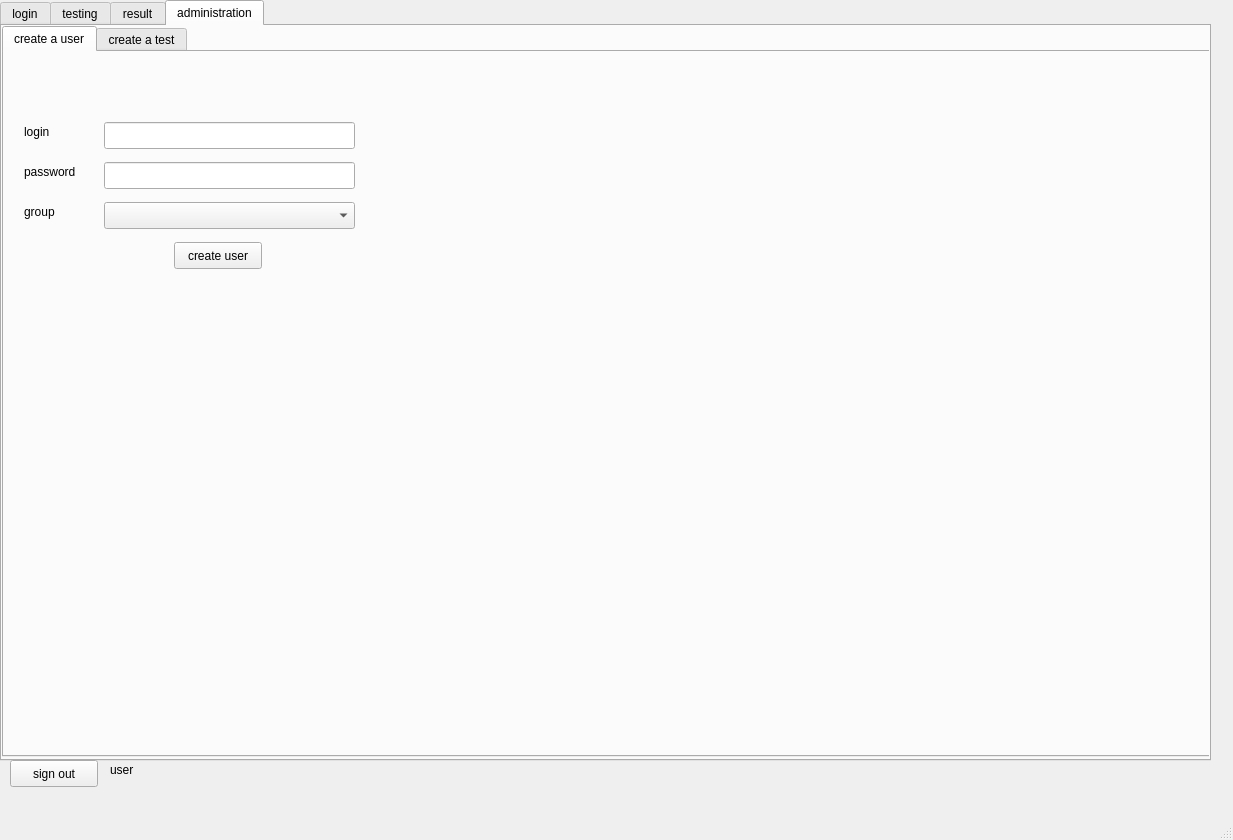
<?xml version="1.0" encoding="UTF-8"?>
<ui version="4.0">
 <class>testing</class>
 <widget class="QMainWindow" name="testing">
  <property name="geometry">
   <rect>
    <x>0</x>
    <y>0</y>
    <width>1233</width>
    <height>840</height>
   </rect>
  </property>
  <property name="windowTitle">
   <string>MainWindow</string>
  </property>
  <widget class="QWidget" name="centralwidget">
   <widget class="QTabWidget" name="testing_tabWidget">
    <property name="geometry">
     <rect>
      <x>0</x>
      <y>0</y>
      <width>1211</width>
      <height>761</height>
     </rect>
    </property>
    <property name="currentIndex">
     <number>3</number>
    </property>
    <widget class="QWidget" name="login_tab">
     <attribute name="title">
      <string>login</string>
     </attribute>
     <widget class="QLabel" name="login_label">
      <property name="geometry">
       <rect>
        <x>140</x>
        <y>150</y>
        <width>67</width>
        <height>17</height>
       </rect>
      </property>
      <property name="text">
       <string>login</string>
      </property>
     </widget>
     <widget class="QLabel" name="password_label">
      <property name="geometry">
       <rect>
        <x>140</x>
        <y>180</y>
        <width>67</width>
        <height>17</height>
       </rect>
      </property>
      <property name="text">
       <string>password</string>
      </property>
     </widget>
     <widget class="QLineEdit" name="login_lineEdit">
      <property name="geometry">
       <rect>
        <x>230</x>
        <y>150</y>
        <width>171</width>
        <height>25</height>
       </rect>
      </property>
     </widget>
     <widget class="QLineEdit" name="password_lineEdit">
      <property name="geometry">
       <rect>
        <x>230</x>
        <y>180</y>
        <width>171</width>
        <height>25</height>
       </rect>
      </property>
     </widget>
     <widget class="QPushButton" name="sig_in_pushButton">
      <property name="geometry">
       <rect>
        <x>260</x>
        <y>220</y>
        <width>89</width>
        <height>25</height>
       </rect>
      </property>
      <property name="text">
       <string>sig in</string>
      </property>
     </widget>
    </widget>
    <widget class="QWidget" name="testing_tab">
     <attribute name="title">
      <string>testing</string>
     </attribute>
     <widget class="QLabel" name="question_label">
      <property name="geometry">
       <rect>
        <x>20</x>
        <y>130</y>
        <width>1151</width>
        <height>81</height>
       </rect>
      </property>
      <property name="text">
       <string>Question</string>
      </property>
     </widget>
     <widget class="QLabel" name="answer1_label">
      <property name="geometry">
       <rect>
        <x>20</x>
        <y>230</y>
        <width>841</width>
        <height>19</height>
       </rect>
      </property>
      <property name="text">
       <string>answer1</string>
      </property>
     </widget>
     <widget class="QLabel" name="answer2_label">
      <property name="geometry">
       <rect>
        <x>20</x>
        <y>260</y>
        <width>841</width>
        <height>19</height>
       </rect>
      </property>
      <property name="text">
       <string>answer2</string>
      </property>
     </widget>
     <widget class="QLabel" name="answer3_label">
      <property name="geometry">
       <rect>
        <x>20</x>
        <y>290</y>
        <width>841</width>
        <height>17</height>
       </rect>
      </property>
      <property name="text">
       <string>answer3</string>
      </property>
     </widget>
     <widget class="QLabel" name="answer4_label">
      <property name="geometry">
       <rect>
        <x>20</x>
        <y>320</y>
        <width>841</width>
        <height>19</height>
       </rect>
      </property>
      <property name="text">
       <string>answer4</string>
      </property>
     </widget>
     <widget class="QCheckBox" name="answer1_checkBox">
      <property name="geometry">
       <rect>
        <x>880</x>
        <y>230</y>
        <width>92</width>
        <height>25</height>
       </rect>
      </property>
      <property name="text">
       <string/>
      </property>
     </widget>
     <widget class="QCheckBox" name="answer2_checkBox">
      <property name="geometry">
       <rect>
        <x>880</x>
        <y>260</y>
        <width>92</width>
        <height>25</height>
       </rect>
      </property>
      <property name="text">
       <string/>
      </property>
     </widget>
     <widget class="QCheckBox" name="answer3_checkBox">
      <property name="geometry">
       <rect>
        <x>880</x>
        <y>290</y>
        <width>92</width>
        <height>25</height>
       </rect>
      </property>
      <property name="text">
       <string/>
      </property>
     </widget>
     <widget class="QCheckBox" name="answer4_checkBox">
      <property name="geometry">
       <rect>
        <x>880</x>
        <y>320</y>
        <width>92</width>
        <height>25</height>
       </rect>
      </property>
      <property name="text">
       <string/>
      </property>
     </widget>
     <widget class="QPushButton" name="answer_pushButton">
      <property name="geometry">
       <rect>
        <x>880</x>
        <y>360</y>
        <width>88</width>
        <height>27</height>
       </rect>
      </property>
      <property name="text">
       <string>answer</string>
      </property>
     </widget>
     <widget class="QComboBox" name="select_test_for_testing_comboBox">
      <property name="geometry">
       <rect>
        <x>20</x>
        <y>60</y>
        <width>371</width>
        <height>27</height>
       </rect>
      </property>
     </widget>
     <widget class="QPushButton" name="select_select_test_for_testing_pushButton">
      <property name="geometry">
       <rect>
        <x>400</x>
        <y>60</y>
        <width>88</width>
        <height>27</height>
       </rect>
      </property>
      <property name="text">
       <string>select test</string>
      </property>
     </widget>
     <widget class="QLabel" name="result_label">
      <property name="geometry">
       <rect>
        <x>0</x>
        <y>680</y>
        <width>67</width>
        <height>19</height>
       </rect>
      </property>
      <property name="text">
       <string>result</string>
      </property>
     </widget>
    </widget>
    <widget class="QWidget" name="result_tab">
     <attribute name="title">
      <string>result</string>
     </attribute>
    </widget>
    <widget class="QWidget" name="admin_tab">
     <attribute name="title">
      <string>administration</string>
     </attribute>
     <widget class="QTabWidget" name="administration_tabWidget">
      <property name="geometry">
       <rect>
        <x>0</x>
        <y>0</y>
        <width>1211</width>
        <height>731</height>
       </rect>
      </property>
      <property name="currentIndex">
       <number>0</number>
      </property>
      <widget class="QWidget" name="create_user_tab">
       <attribute name="title">
        <string>create a user</string>
       </attribute>
       <widget class="QPushButton" name="pushButton">
        <property name="geometry">
         <rect>
          <x>170</x>
          <y>190</y>
          <width>88</width>
          <height>27</height>
         </rect>
        </property>
        <property name="text">
         <string>create user</string>
        </property>
       </widget>
       <widget class="QLineEdit" name="login_new_lineEdit">
        <property name="geometry">
         <rect>
          <x>100</x>
          <y>70</y>
          <width>251</width>
          <height>27</height>
         </rect>
        </property>
       </widget>
       <widget class="QLineEdit" name="password_new_lineEdit">
        <property name="geometry">
         <rect>
          <x>100</x>
          <y>110</y>
          <width>251</width>
          <height>27</height>
         </rect>
        </property>
       </widget>
       <widget class="QLabel" name="login_new_label">
        <property name="geometry">
         <rect>
          <x>20</x>
          <y>70</y>
          <width>121</width>
          <height>19</height>
         </rect>
        </property>
        <property name="text">
         <string>login</string>
        </property>
       </widget>
       <widget class="QLabel" name="password_new_label">
        <property name="geometry">
         <rect>
          <x>20</x>
          <y>110</y>
          <width>111</width>
          <height>19</height>
         </rect>
        </property>
        <property name="text">
         <string>password</string>
        </property>
       </widget>
       <widget class="QComboBox" name="comboBox">
        <property name="geometry">
         <rect>
          <x>100</x>
          <y>150</y>
          <width>251</width>
          <height>27</height>
         </rect>
        </property>
       </widget>
       <widget class="QLabel" name="group_user_new_label">
        <property name="geometry">
         <rect>
          <x>20</x>
          <y>150</y>
          <width>67</width>
          <height>19</height>
         </rect>
        </property>
        <property name="text">
         <string>group</string>
        </property>
       </widget>
      </widget>
      <widget class="QWidget" name="create_test_tab">
       <attribute name="title">
        <string>create a test</string>
       </attribute>
       <widget class="QLineEdit" name="create_test_lineEdit">
        <property name="geometry">
         <rect>
          <x>100</x>
          <y>30</y>
          <width>1081</width>
          <height>27</height>
         </rect>
        </property>
       </widget>
       <widget class="QPushButton" name="create_test_pushButton">
        <property name="geometry">
         <rect>
          <x>10</x>
          <y>30</y>
          <width>88</width>
          <height>27</height>
         </rect>
        </property>
        <property name="text">
         <string>create a test</string>
        </property>
       </widget>
       <widget class="QComboBox" name="select_test_for_create_comboBox">
        <property name="geometry">
         <rect>
          <x>100</x>
          <y>120</y>
          <width>1081</width>
          <height>27</height>
         </rect>
        </property>
       </widget>
       <widget class="QPushButton" name="selec_test_for_create_pushButton">
        <property name="geometry">
         <rect>
          <x>10</x>
          <y>120</y>
          <width>88</width>
          <height>27</height>
         </rect>
        </property>
        <property name="text">
         <string>select test</string>
        </property>
       </widget>
       <widget class="QLineEdit" name="lineEdit">
        <property name="geometry">
         <rect>
          <x>100</x>
          <y>170</y>
          <width>1081</width>
          <height>27</height>
         </rect>
        </property>
       </widget>
       <widget class="QLineEdit" name="lineEdit_2">
        <property name="geometry">
         <rect>
          <x>100</x>
          <y>210</y>
          <width>1081</width>
          <height>27</height>
         </rect>
        </property>
       </widget>
       <widget class="QLineEdit" name="lineEdit_3">
        <property name="geometry">
         <rect>
          <x>100</x>
          <y>250</y>
          <width>1081</width>
          <height>27</height>
         </rect>
        </property>
       </widget>
       <widget class="QLineEdit" name="lineEdit_4">
        <property name="geometry">
         <rect>
          <x>100</x>
          <y>290</y>
          <width>1081</width>
          <height>27</height>
         </rect>
        </property>
       </widget>
       <widget class="QLineEdit" name="lineEdit_5">
        <property name="geometry">
         <rect>
          <x>100</x>
          <y>330</y>
          <width>1081</width>
          <height>27</height>
         </rect>
        </property>
       </widget>
       <widget class="QLabel" name="label">
        <property name="geometry">
         <rect>
          <x>20</x>
          <y>170</y>
          <width>67</width>
          <height>19</height>
         </rect>
        </property>
        <property name="text">
         <string>Question</string>
        </property>
       </widget>
       <widget class="QLabel" name="label_2">
        <property name="geometry">
         <rect>
          <x>20</x>
          <y>210</y>
          <width>67</width>
          <height>19</height>
         </rect>
        </property>
        <property name="text">
         <string>Answer</string>
        </property>
       </widget>
       <widget class="QLabel" name="label_3">
        <property name="geometry">
         <rect>
          <x>20</x>
          <y>250</y>
          <width>67</width>
          <height>19</height>
         </rect>
        </property>
        <property name="text">
         <string>Answer</string>
        </property>
       </widget>
       <widget class="QLabel" name="label_4">
        <property name="geometry">
         <rect>
          <x>20</x>
          <y>290</y>
          <width>67</width>
          <height>19</height>
         </rect>
        </property>
        <property name="text">
         <string>Answer</string>
        </property>
       </widget>
       <widget class="QLabel" name="label_5">
        <property name="geometry">
         <rect>
          <x>20</x>
          <y>330</y>
          <width>67</width>
          <height>19</height>
         </rect>
        </property>
        <property name="text">
         <string>Answer</string>
        </property>
       </widget>
       <widget class="QPushButton" name="pushButton_2">
        <property name="geometry">
         <rect>
          <x>10</x>
          <y>370</y>
          <width>131</width>
          <height>27</height>
         </rect>
        </property>
        <property name="text">
         <string>create a question</string>
        </property>
       </widget>
      </widget>
     </widget>
    </widget>
   </widget>
   <widget class="QPushButton" name="sign_out_pushButton">
    <property name="geometry">
     <rect>
      <x>10</x>
      <y>760</y>
      <width>88</width>
      <height>27</height>
     </rect>
    </property>
    <property name="text">
     <string>sign out</string>
    </property>
   </widget>
   <widget class="QLabel" name="user_label">
    <property name="geometry">
     <rect>
      <x>110</x>
      <y>760</y>
      <width>67</width>
      <height>19</height>
     </rect>
    </property>
    <property name="text">
     <string>user</string>
    </property>
   </widget>
  </widget>
  <widget class="QMenuBar" name="menubar">
   <property name="geometry">
    <rect>
     <x>0</x>
     <y>0</y>
     <width>1233</width>
     <height>24</height>
    </rect>
   </property>
  </widget>
  <widget class="QStatusBar" name="statusbar"/>
 </widget>
 <resources/>
 <connections/>
</ui>
